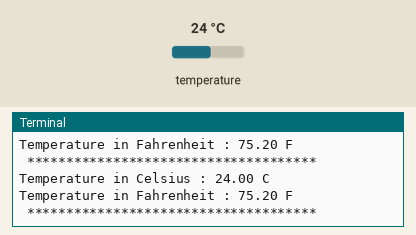
This program was run on a simulated Raspberry Pi (BCM pin numbers). Shown: the last lines printed to the terminal. The test bench sets the inputs (shaded band); at power-on: temperature 24 °C.

Above: at 1.2 s.
1.3 s: temperature set to 12 °C
At 2.5 s:
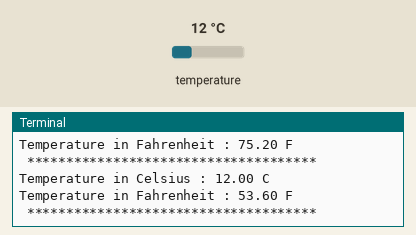
2.8 s: temperature set to 19 °C
At 3.3 s:
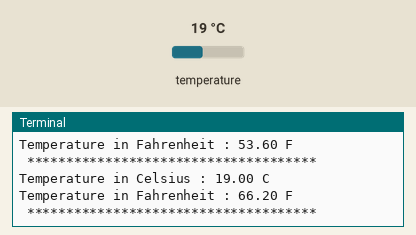
Timing chart, 0 to 5.8 s (numbered marks = the images above; inputs shaded):
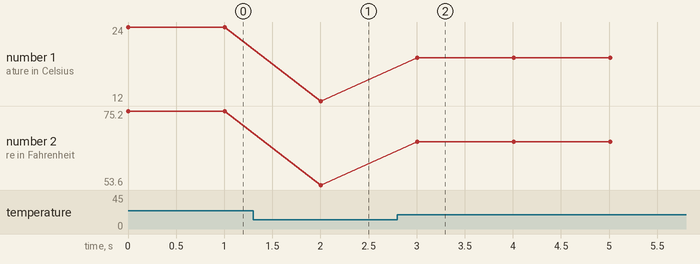

Measured:
- after the input at 1.3 s, the terminal: prints a new line after 0.71 s (image 1)
- after the input at 2.8 s, the terminal: prints a new line after 0.21 s (image 2)
- plotted number 1: 24 → 12 after the input at 1.3 s, 12 → 19 after the input at 2.8 s
- plotted number 2: 75.2 → 53.6 after the input at 1.3 s, 53.6 → 66.2 after the input at 2.8 s

The program:

TMP112.py
```python
# (licence header left out)
import smbus
import time

# Get I2C bus
bus = smbus.SMBus(1)

# I2C Address of the device
TMP112_DEFAULT_ADDRESS			= 0x48

# TMP112 Register Map
TMP112_REG_TEMP					= 0x00
TMP112_REG_CONFIG				= 0x01
TMP112_REG_THIGH				= 0x02
TMP112_REG_TLOW					= 0x03

# TMP112 Configuration Register
TMP112_REG_CONFIG_CONTINOUS		= 0x0000 # Continuous Conversion Mode, Comparator Mode, Polarity Active LOW
TMP112_REG_CONFIG_SHUTDOWN		= 0x0100 # Shutdown Mode enabled
TMP112_REG_CONFIG_INTERRUPT		= 0x0200 # Interrupt Mode enabled
TMP112_REG_CONFIG_POL_H			= 0x0400 # Polarity Active HIGH
TMP112_REG_CONFIG_FQ_1			= 0x0000 # Fault Queue = 1
TMP112_REG_CONFIG_FQ_2			= 0x0800 # Fault Queue = 2
TMP112_REG_CONFIG_FQ_4			= 0x1000 # Fault Queue = 4
TMP112_REG_CONFIG_FQ_6			= 0x1800 # Fault Queue = 6
TMP112_REG_CONFIG_RES			= 0x6000 # 12-bits Resolution
TMP112_REG_CONFIG_OS			= 0x8000 # One-shot enabled
TMP112_REG_CONFIG_CR_0_25		= 0x0000 # Conversion Rate = 0.25 Hz
TMP112_REG_CONFIG_CR_1			= 0x0040 # Conversion Rate = 1 Hz
TMP112_REG_CONFIG_CR_4			= 0x0080 # Conversion Rate = 4 Hz
TMP112_REG_CONFIG_CR_8			= 0x00C0 # Conversion Rate = 8 Hz
TMP112_REG_CONFIG_AL_H			= 0x0020 # When the POL bit equals 0, AL is HIGH

class TMP112():
	def __init__(self):
		self.temp_config()

	def temp_config(self):
		"""Select the temperature configuration from the given provided values"""
		TEMP_CONFIG = (TMP112_REG_CONFIG_CONTINOUS | TMP112_REG_CONFIG_FQ_1 | TMP112_REG_CONFIG_RES | TMP112_REG_CONFIG_FQ_1 | TMP112_REG_CONFIG_CR_4 | TMP112_REG_CONFIG_AL_H)
		bus.write_byte_data(TMP112_DEFAULT_ADDRESS, TMP112_REG_CONFIG, TEMP_CONFIG)

	def read_temp(self):
		"""Read data back from the TMP112_REG_TEMP(0x00), 2 bytes, temperature MSB, temperature LSB"""
		data = bus.read_i2c_block_data(TMP112_DEFAULT_ADDRESS, TMP112_REG_TEMP, 2)

		# Convert the data to 12-bits
		temp =(data[0] * 256 + data[1]) / 16
		if temp > 2047 :
			temp -= 4096
		cTemp = temp * 0.0625
		fTemp = cTemp * 1.8 + 32

		return {'c' : cTemp, 'f' : fTemp}

from TMP112 import TMP112
tmp112 = TMP112()

while True:
	temp = tmp112.read_temp()
	print "Temperature in Celsius : %.2f C"%(temp['c'])
	print "Temperature in Fahrenheit : %.2f F"%(temp['f'])
	print " ************************************* "
	time.sleep(1)
```
